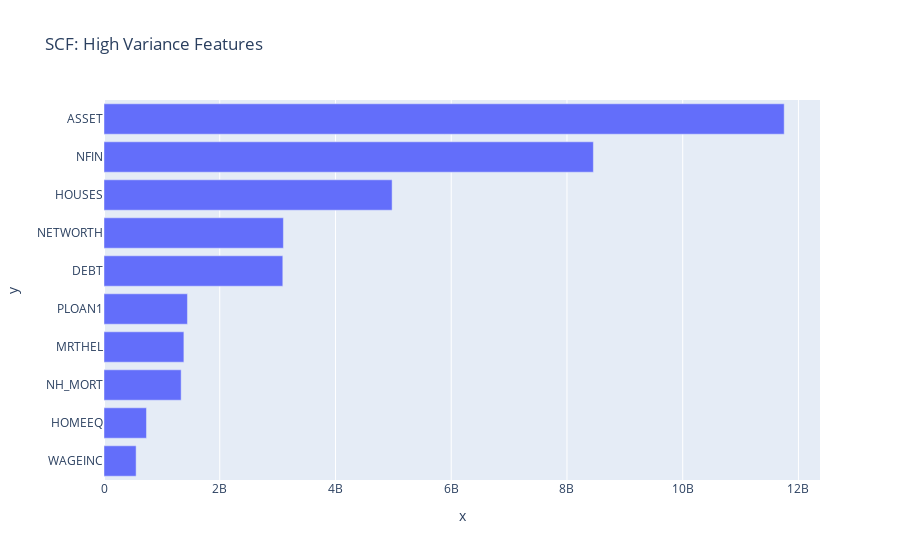

Write notebook code for a chart like this one.
### Code cell
# Create horizontal bar chart of `top_ten_trim_var`
fig = px.bar(
    x=top_ten_trim_var,
    y=top_ten_trim_var.index,
    title="SCF: High Variance Features"
)

fig.show()

### Figure 1 — Plotly figure (JSON) as saved in the notebook; plotly's stock layout.template omitted (floating-point values rounded to 4 significant figures)
{"data": [{"alignmentgroup": "True", "hovertemplate": "x=%{x}<br>y=%{y}<extra></extra>", "legendgroup": "", "marker": {"color": "#636efa", "pattern": {"shape": ""}}, "name": "", "offsetgroup": "", "orientation": "h", "showlegend": false, "textposition": "auto", "type": "bar", "x": [555100000.0, 733800000.0, 1333000000.0, 1380000000.0, 1442000000.0, 3090000000.0, 3100000000.0, 4979000000.0, 8456000000.0, 11750000000.0], "xaxis": "x", "y": ["WAGEINC", "HOMEEQ", "NH_MORT", "MRTHEL", "PLOAN1", "DEBT", "NETWORTH", "HOUSES", "NFIN", "ASSET"], "yaxis": "y"}], "layout": {"autosize": true, "barmode": "relative", "legend": {"tracegroupgap": 0}, "title": {"text": "SCF: High Variance Features"}, "xaxis": {"anchor": "y", "autorange": true, "domain": [0, 1], "range": [0, 12370000000.0], "title": {"text": "x"}, "type": "linear"}, "yaxis": {"anchor": "x", "autorange": true, "domain": [0, 1], "range": [-0.5, 9.5], "title": {"text": "y"}, "type": "category"}}}
